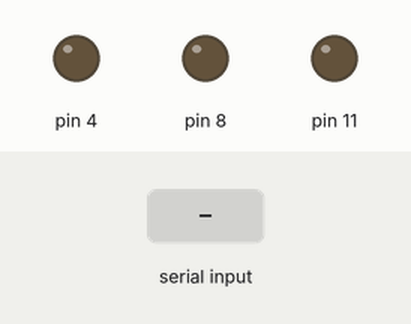
Bench run of a sketch on a simulated Arduino Uno, built with avr-gcc and run on an emulated ATmega328P. Shown: output pins drawn as LEDs (lit = HIGH). Inputs (shaded band) come from the test bench. What the sketch prints to the serial monitor is not drawn.

Above: at 1.2 s.
1.3 s: "R" received over Serial
At 2.5 s:
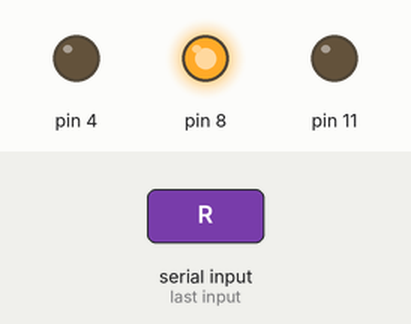
2.8 s: "L" received over Serial
At 3.8 s:
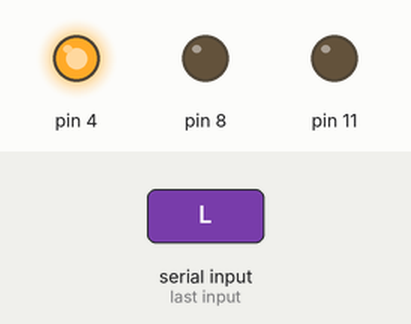
4.3 s: "B" received over Serial
At 5.1 s:
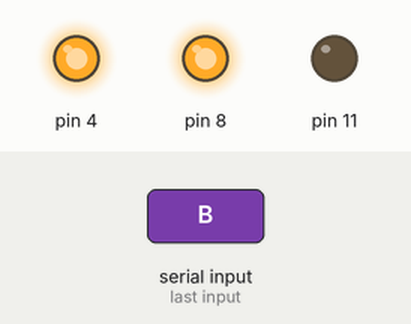
Timing chart, 0 to 7.3 s (numbered marks = the images above; inputs shaded):
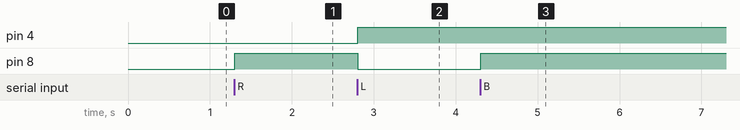

Measured:
- after the input at 1.3 s, pin 8: LOW → HIGH at once
- after the input at 2.8 s, pin 4: LOW → HIGH at once; pin 8: HIGH → LOW at once
- after the input at 4.3 s, pin 8: LOW → HIGH at once

The sketch:

blutooth111.ino
```cpp
#include<SoftwareSerial.h>
int state = 9;
#define rx 0
#define tx 1
SoftwareSerial bt(rx, tx);
void setup() {
pinMode(4, OUTPUT);
pinMode(8, OUTPUT);
pinMode(11, OUTPUT);
              digitalWrite(4,0);
              digitalWrite(8,0);
               Serial.begin(9600);
               }

void loop() {

          state = Serial.read();

      Serial.println(state);
      Serial.print(" ");

        switch(state)
        {
      case 82:digitalWrite(4,LOW);
              digitalWrite(5,LOW);
              digitalWrite(8,HIGH);
              digitalWrite(9,LOW);
              Serial.println("right");
                break;
      case 76:digitalWrite(4,HIGH);
              digitalWrite(5,LOW);
              digitalWrite(8,LOW);
              digitalWrite(9,LOW);
                 Serial.println("left");
                break;
      case 70:digitalWrite(8,LOW);
              digitalWrite(9,HIGH);
              digitalWrite(4,LOW);
              digitalWrite(5,HIGH);
              Serial.println("forward");
                break;
      case 66:digitalWrite(4,HIGH);
              digitalWrite(5,LOW);
              digitalWrite(9,LOW);
              digitalWrite(8,HIGH);
              Serial.println("Back");
                break;
      case 83:
              digitalWrite(4,LOW);
              digitalWrite(5,LOW);
              digitalWrite(9,LOW);
              digitalWrite(8,LOW);
                   Serial.println("stop");
                break;
     }
     delay(100);
}
```
